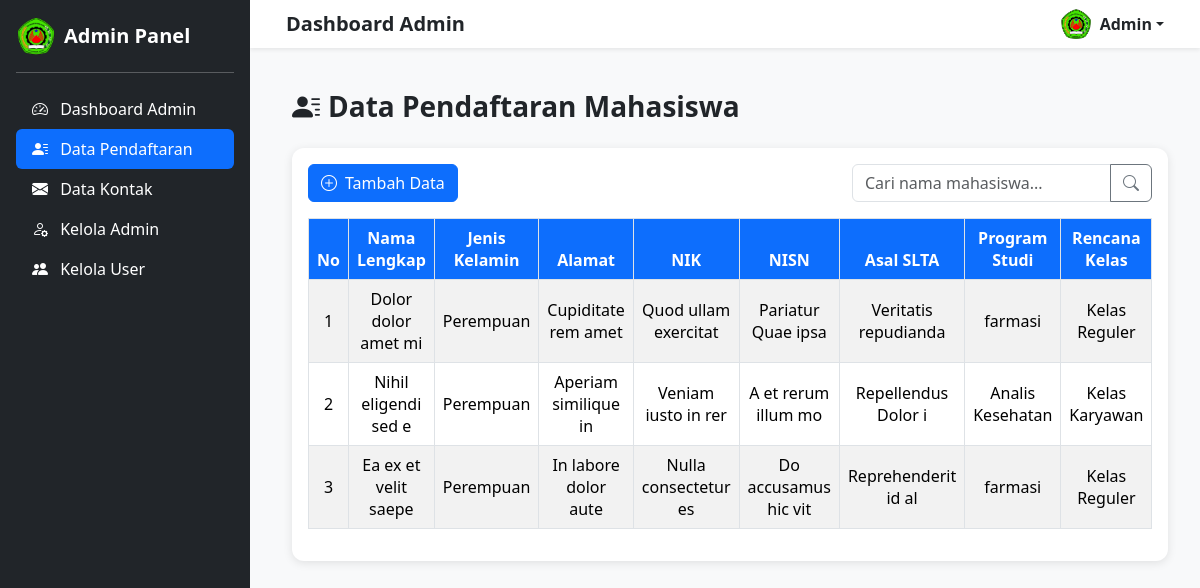
Screenshot of /data_pendaftaran.php with the database file from the repository.
### tables this page shows
CREATE TABLE `tb_pendaftaran` (
  `id_pendaftaran` int(11) NOT NULL,
  `nama_lengkap` varchar(100) DEFAULT NULL,
  `jenis_kelamin` varchar(20) DEFAULT NULL,
  `alamat` text DEFAULT NULL,
  `nik` varchar(20) DEFAULT NULL,
  `nisn` varchar(20) DEFAULT NULL,
  `asal_slta` varchar(100) DEFAULT NULL,
  `program_studi` varchar(100) DEFAULT NULL,
  `rencana_kelas` varchar(50) DEFAULT NULL,
  `bukti_pembayaran` varchar(255) DEFAULT NULL,
  `tanggal_daftar` datetime DEFAULT current_timestamp(),
  `status_pendaftaran` enum('Pending','Diterima','Tidak Diterima') DEFAULT 'Pending'
);

### data_pendaftaran.php (the view, shortened to what this page needs)
<?php
include 'sidebar_admin.php';
include 'koneksi.php';
?>
<!DOCTYPE html>
<html lang="id">
<head>
    <link href="https://cdn.jsdelivr.net/npm/bootstrap@5.3.2/dist/css/bootstrap.min.css" rel="stylesheet">
    <link href="https://cdn.jsdelivr.net/npm/bootstrap-icons@1.11.1/font/bootstrap-icons.css" rel="stylesheet">
</head>
<body>
    <div class="content">
        <div class="container-fluid">
            <h3 class="fw-bold mb-4"><i class="bi bi-person-lines-fill me-2"></i>Data Pendaftaran Mahasiswa</h3>
            <div class="card">
                <div class="card-body">
                    <div class="d-flex justify-content-between mb-3">
                        <div>
                            <button class="btn btn-primary"><i class="bi bi-plus-circle me-2"></i>Tambah Data</button>
                        </div>
                        <div class="input-group" style="width: 300px;">
                            <input type="text" class="form-control" placeholder="Cari nama mahasiswa...">
                            <button class="btn btn-outline-secondary"><i class="bi bi-search"></i></button>
                        </div>
                    </div>
                    <div class="table-responsive">
                        <table class="table table-bordered table-striped align-middle">
                            <thead>
                                <tr>
                                    <th>No</th>
                                    <th>Nama Lengkap</th>
                                    <th>Jenis Kelamin</th>
                                    <th>Alamat</th>
                                    <th>NIK</th>
                                    <th>NISN</th>
                                    <th>Asal SLTA</th>
                                    <th>Program Studi</th>
                                    <th>Rencana Kelas</th>
                                </tr>
                            </thead>
                            <tbody>
                                <?php
                                $no = 1;
                                $query = mysqli_query($conn, "SELECT * FROM tb_pendaftaran ORDER BY id_pendaftaran DESC");
                                if (mysqli_num_rows($query) > 0) {
                                    while ($row = mysqli_fetch_assoc($query)) {
                                ?>
                                <tr>
                                    <td><?= $no++; ?></td>
                                    <td><?= htmlspecialchars($row['nama_lengkap']); ?></td>
                                    <td><?= htmlspecialchars($row['jenis_kelamin']); ?></td>
                                    <td><?= htmlspecialchars($row['alamat']); ?></td>
                                    <td><?= htmlspecialchars($row['nik']); ?></td>
                                    <td><?= htmlspecialchars($row['nisn']); ?></td>
                                    <td><?= htmlspecialchars($row['asal_slta']); ?></td>
                                    <td><?= htmlspecialchars($row['program_studi']); ?></td>
                                    <td><?= htmlspecialchars($row['rencana_kelas']); ?></td>
                                </tr>
                                <?php
                                    }
                                } else {
                                    echo "<tr><td colspan='13' class='text-center text-muted'>Belum ada data pendaftaran.</td></tr>";
                                }
                                ?>
                            </tbody>
                        </table>
                    </div>
                </div>
            </div>
        </div>
    </div>
</body>
</html>

### sidebar_admin.php (shortened to what this page needs)
<nav class="navbar navbar-expand-lg navbar-light bg-white shadow-sm fixed-top px-4">
    <div class="container-fluid">
        <h5 class="fw-bold mb-0">Dashboard Admin</h5>
        <div class="dropdown ms-auto">
            <a href="#" class="d-flex align-items-center text-dark text-decoration-none dropdown-toggle"
                id="dropdownUser" data-bs-toggle="dropdown" aria-expanded="false">
                <img src="img/logo.png" alt="" width="32" height="32" class="rounded-circle me-2">
                <strong>Admin</strong>
            </a>
        </div>
    </div>
</nav>
<?php
$current_page = basename($_SERVER['PHP_SELF']);
?>
<div class="sidebar bg-dark text-white p-3" id="sidebar">
    <a href="dashboard_admin.php" class="d-flex align-items-center mb-3 text-white text-decoration-none">
        <img src="img/logo.png" alt="Logo" width="40" class="me-2">
        <span class="fs-5 fw-bold">Admin Panel</span>
    </a>
    <hr>
    <ul class="nav nav-pills flex-column mb-auto" id="sidebarMenu">
        <li>
            <a href="dashboard_admin.php"
               class="nav-link text-white <?php echo ($current_page == 'dashboard_admin.php') ? 'active' : ''; ?>">
                <i class="bi bi-speedometer2 me-2"></i> Dashboard Admin
            </a>
        </li>
        <li>
            <a href="data_pendaftaran.php"
               class="nav-link text-white <?php echo ($current_page == 'data_pendaftaran.php') ? 'active' : ''; ?>">
                <i class="bi bi-person-lines-fill me-2"></i> Data Pendaftaran
            </a>
        </li>
        <li>
            <a href="data_kontak.php"
               class="nav-link text-white <?php echo ($current_page == 'data_kontak.php') ? 'active' : ''; ?>">
                <i class="bi bi-envelope-fill me-2"></i> Data Kontak
            </a>
        </li>
        <li>
            <a href="kelola_admin.php"
               class="nav-link text-white <?php echo ($current_page == 'kelola_admin.php') ? 'active' : ''; ?>">
                <i class="bi bi-person-gear me-2"></i> Kelola Admin
            </a>
        </li>
        <li>
            <a href="kelola_user.php"
               class="nav-link text-white <?php echo ($current_page == 'kelola_user.php') ? 'active' : ''; ?>">
                <i class="bi bi-people-fill me-2"></i> Kelola User
            </a>
        </li>
    </ul>
</div>

### sidebar_admin.php (style rules this page uses)
.sidebar { z-index: 1040; }
@media (min-width: 992px) { .navbar { margin-left: 250px; width: calc(100% - 250px); transition: all 0.3s ease; } }
.sidebar { width: 250px; min-height: 100vh; position: fixed; top: 0; left: 0; padding-top: 70px; transition: all 0.3s ease; z-index: 1040; }
.nav-link.active { background-color: #0d6efd !important; border-radius: 8px; }

### data_pendaftaran.php (style rules this page uses)
body { background-color: #f8f9fa; }
.content { margin-left: 260px; padding: 90px 20px 20px 20px; }
.card { border: none; box-shadow: 0px 2px 10px rgba(0, 0, 0, 0.1); border-radius: 12px; }
.table th { background-color: #0d6efd; color: #fff; text-align: center; }
.table td { vertical-align: middle; text-align: center; }

### rows the page displays
tb_pendaftaran: nama_lengkap "Dolor dolor amet mi", jenis_kelamin "Perempuan", alamat "Cupiditate rem amet", nik "Quod ullam exercitat", nisn "Pariatur Quae ipsa", asal_slta "Veritatis repudianda", program_studi "farmasi", rencana_kelas "Kelas Reguler"
tb_pendaftaran: nama_lengkap "Nihil eligendi sed e", jenis_kelamin "Perempuan", alamat "Aperiam similique in", nik "Veniam iusto in rer", nisn "A et rerum illum mo", asal_slta "Repellendus Dolor i", program_studi "Analis Kesehatan", rencana_kelas "Kelas Karyawan"
tb_pendaftaran: nama_lengkap "Ea ex et velit saepe", jenis_kelamin "Perempuan", alamat "In labore dolor aute", nik "Nulla consectetur es", nisn "Do accusamus hic vit", asal_slta "Reprehenderit id al", program_studi "farmasi", rencana_kelas "Kelas Reguler"
